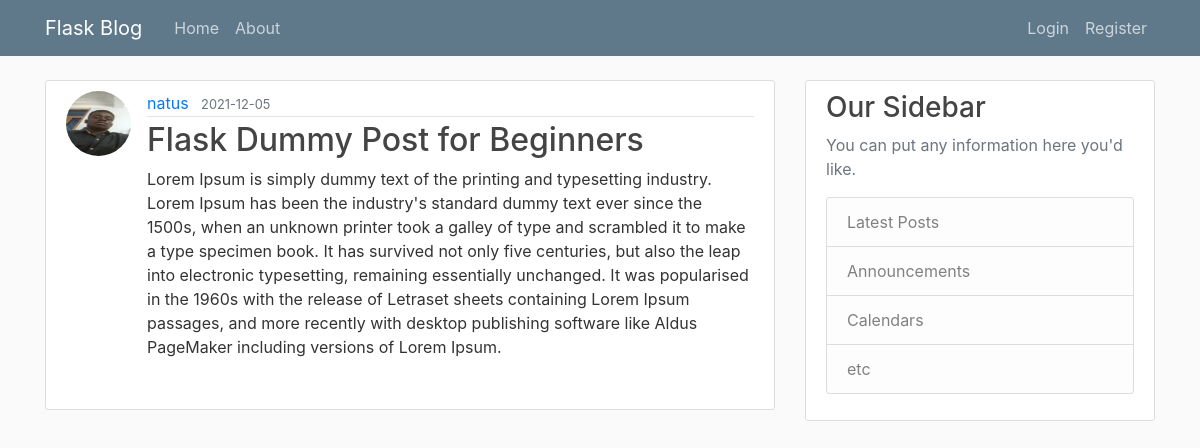
/post/1, run on the app's committed database.
### app/models.py (models this page shows, shortened)
class User(db.Model, UserMixin):
    id = db.Column(db.Integer, primary_key=True)
    username = db.Column(db.String(20), unique=True, nullable=False)
    email = db.Column(db.String(120), unique=True, nullable=False)
    image_file = db.Column(db.String(20), nullable=False, default='default.jpg')
    password = db.Column(db.String(60), nullable=False)
    posts = db.relationship('Post', backref='author', lazy=True)

class Post(db.Model):
    id = db.Column(db.Integer, primary_key=True)
    title = db.Column(db.String(100), nullable=False)
    date_posted = db.Column(db.DateTime, nullable=False, default=datetime.utcnow)
    content = db.Column(db.Text, nullable=False)
    user_id = db.Column(db.Integer, db.ForeignKey('user.id'), nullable=False)

### app/posts/routes.py (the view)
@posts.route('/post/<int:post_id>')
def post(post_id):
    post = Post.query.get_or_404(post_id)
    return render_template('post.html', title=post.title, post=post)

### app/templates/post.html (shortened to what this page needs)
{% extends 'base.html' %}
{% block content %}
    <article class="media content-section">
        <img class="rounded-circle article-img"
             src="{{ url_for('static', filename='img/profile_pics/' + post.author.image_file ) }}" alt="">
        <div class="media-body">
            <div class="article-metadata">
                <a class="mr-2" href="{{ url_for('users.user_posts', username=post.author.username) }}">{{ post.author.username }}</a>
                <small class="text-muted">{{ post.date_posted.strftime('%Y-%m-%d') }}</small>
            </div>
            <h2 class="article-title">{{ post.title }}</h2>
            <p class="article-content">{{ post.content }}</p>
        </div>
    </article>
{% endblock %}

### app/static/css/main.css (style rules this page uses)
body { background: #fafafa; color: #333333; margin-top: 5rem; }
h1, h2, h3, h4, h5, h6 { color: #444444; }
.content-section { background: #ffffff; padding: 10px 20px; border: 1px solid #dddddd; border-radius: 3px; margin-bottom: 20px; }
.article-title { color: #444444; }
.article-content { white-space: pre-line; }
.article-img { height: 65px; width: 65px; margin-right: 16px; }
.article-metadata { padding-bottom: 1px; margin-bottom: 4px; border-bottom: 1px solid #e3e3e3 }

### data on the page
User: image_file (picture), author.username "natus"
Post: date_posted "2021-12-05", title "Flask Dummy Post for Beginners", content "Lorem Ipsum is simply dummy text of the printing and typesetting industry. Lorem Ipsum has been the industry's standard dummy text ever since the 1500s, when an unknown printer took a galley of type and scrambled it to make a type specimen book. It has survived not only five centuries, but also the leap into electronic typesetting, remaining essentially unchanged. It was popularised in the 1960s with the release of Letraset sheets containing Lorem Ipsum passages, and more recently with desktop publishing software like Aldus PageMaker including versions of Lorem Ipsum."
